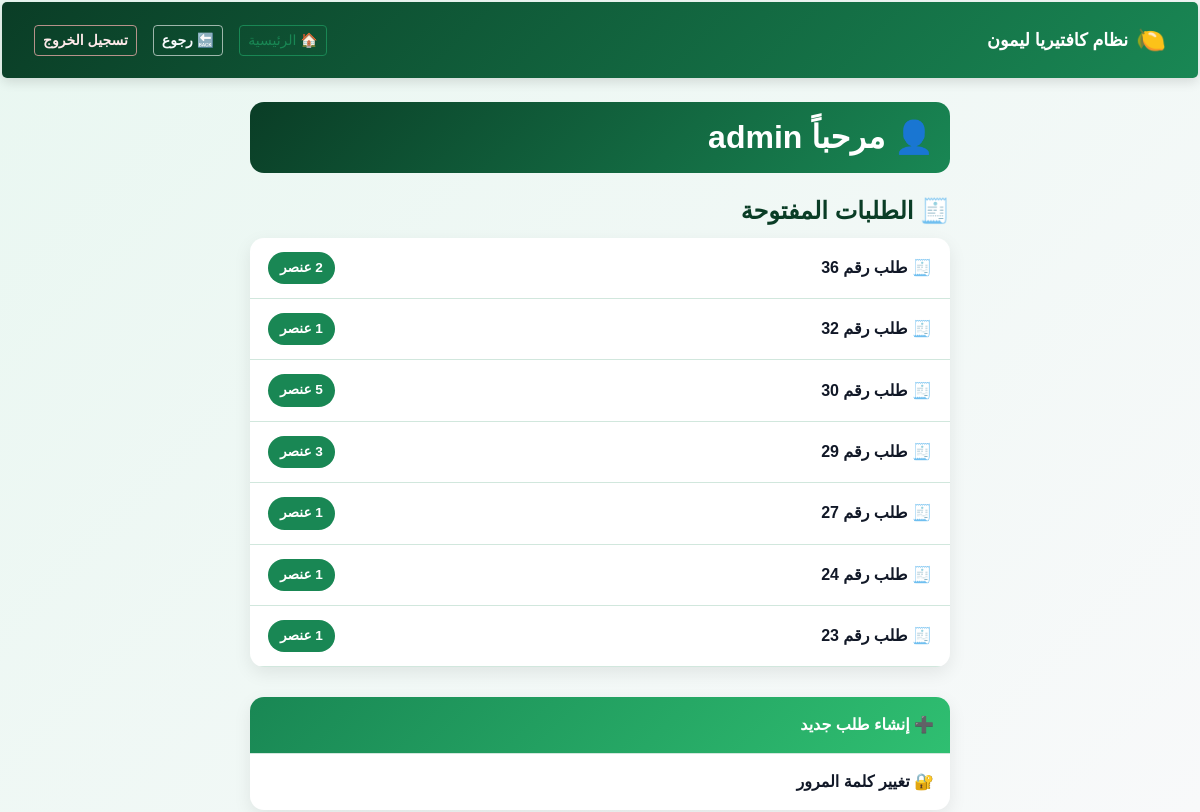
Before: /staff/dashboard/cashier/ (signed in) with the older database file.
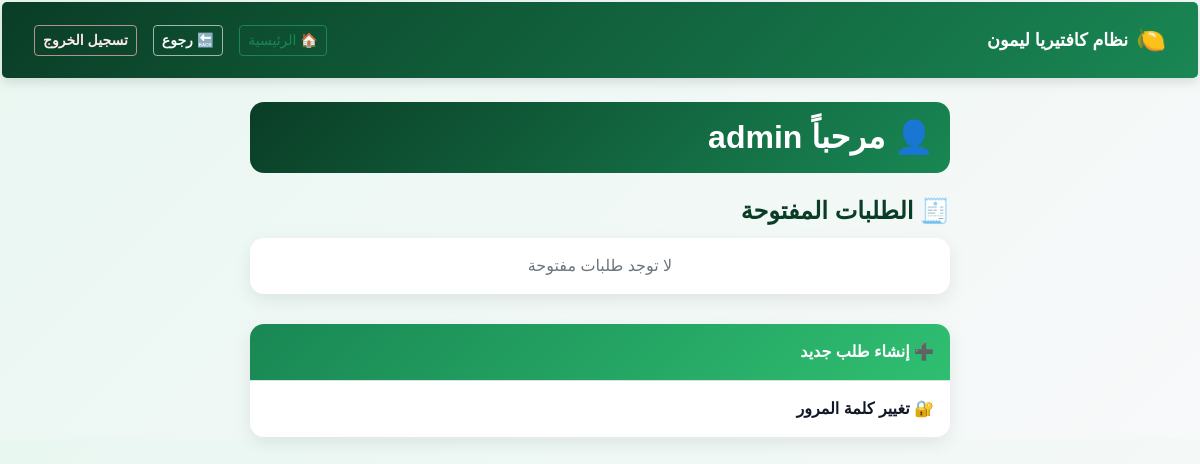
After: the same page with the newer database file.
### sales/models.py (models this page shows, shortened)
class Ticket(models.Model):
    PAYMENT_CHOICES = (
        ('cash', 'نقداً'),
        ('transfer', 'تحويل'),
    )
    STATUS_CHOICES = (
        ('open', 'مفتوح'),
        ('closed', 'مغلق'),
    )
    cashier = models.ForeignKey(
        settings.AUTH_USER_MODEL,
        on_delete=models.CASCADE,
        verbose_name="الكاشير"
    )
    status = models.CharField(
        max_length=10,
        choices=STATUS_CHOICES,
        default='open'
    )
    payment_method = models.CharField(
        max_length=10,
        choices=PAYMENT_CHOICES,
        null=True,
        blank=True
    )
    transfer_number = models.CharField(
        max_length=50,
        null=True,
        blank=True
    )
    created_at = models.DateTimeField(auto_now_add=True)

### staff/views.py (the view)
# urls.py: path('dashboard/cashier/', views.cashier_dashboard, name='cashier_dashboard'),
@login_required
def cashier_dashboard(request):
    open_tickets = Ticket.objects.filter(
        cashier=request.user,
        status='open',
        items__isnull=False
    ).distinct().order_by('-created_at')
    return render(request, 'staff/cashier_dashboard.html', {
        'open_ticket': open_tickets
    })

### templates/staff/cashier_dashboard.html (shortened to what this page needs)
{% extends "base.html" %}
{% load static %}
{% block content %}
<link rel="stylesheet" href="{% static 'css/cashier-dashboard.css' %}">
<div class="cashier-dashboard">
    <h2 class="dashboard-title">
        👤 مرحباً {{ user.full_name }}
    </h2>
    <h4 class="section-title">🧾 الطلبات المفتوحة</h4>
    <div class="ticket-list">
        {% for ticket in open_ticket %}
            <a href="{% url 'sales:pos' ticket.id %}" class="ticket-item">
                <span class="ticket-label">
                    🧾 طلب رقم {{ ticket.id }}
                </span>
                <span class="ticket-badge">
                    {{ ticket.items.count }} عنصر
                </span>
            </a>
        {% empty %}
            <div class="ticket-empty">
                لا توجد طلبات مفتوحة
            </div>
        {% endfor %}
    </div>
    <div class="action-list">
        <a href="{% url 'sales:create_ticket' %}" class="action-item action-success">
            ➕ إنشاء طلب جديد
        </a>
        <a href="{% url 'change_password' %}" class="action-item">
            🔐 تغيير كلمة المرور
        </a>
    </div>
</div>
{% endblock %}

Changed rows visible on the page:
no longer on this page (row edited): Ticket: id "36", items.count "2"
no longer on this page (row edited): Ticket: id "32"
no longer on this page (row edited): Ticket: id "30"
no longer on this page (row edited): Ticket: id "29", items.count "3"
no longer on this page (row edited): Ticket: id "27"
no longer on this page (row edited): Ticket: id "24"
no longer on this page (row edited): Ticket: id "23"
Other visible differences:
text now shown: "لا توجد طلبات مفتوحة"
